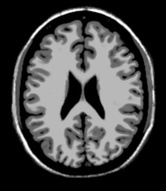
%> input picture HW1/Q5/T1.jpg, 166 x 191 px, shrunk from 460 x 532 before the run
$ octave Q5_Code.m   (GNU Octave 9; MATLAB toolbox functions it lacks are replaced by stand-ins)
%> lines starting %> are read from the running program, lines starting %| are printed output that depends on the picture; in (x1, y1, x2, y2) boxes, pixels count from 0 and x2, y2 are one past the last pixel; in counts of white or black regions, pixels touching at a corner belong together; the program's own positions count from 1
clear; clc;

J1 = double(imread('T1.jpg')); % reading the images
%> J1: size 191x166 double; min 0, max 255, mean 68.4; mean of the top-left, top-right, bottom-left and bottom-right quarters 69.9, 70.4, 67.1, 66.1
J2 = double(imread('T2.jpg'));
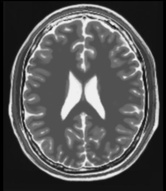
%> input picture HW1/Q5/T2.jpg, 166 x 191 px, shrunk from 460 x 532 before the run
%> J2: size 191x166 double; min 0, max 246, mean 82.7; mean of the top-left, top-right, bottom-left and bottom-right quarters 81.3, 85.8, 81, 82.8
J3 = imrotate(J2, 28.5, 'crop'); % making the rotated image, interpolation method used is 'nearest neighbour'
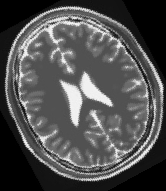
%> J3: size 191x166 double; min 0, max 246, mean 80.3
%% (a) part
imwrite(J3, 'T2_rotated.jpg');
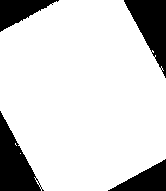
%> saved as T2_rotated.jpg: size 191x166 uint8; 83.3% white; 4 black regions, box (x1, y1, x2, y2) and area: (0, 111, 44, 191) 1747, (124, 0, 166, 78) 1665, (0, 0, 59, 32) 952, (108, 159, 166, 191) 937

%% (b) part
angles = -45:1:45;
NCC = zeros(1,length(angles)); % Normalised Cross Correlation
JE = zeros(1,length(angles)); % Joint Entropy
QMI = zeros(1,length(angles)); % Quadratic Mutual Information
bin_width = 10;

for i = 1:length(angles)
    J4 = imrotate(J3+1, angles(i), 'crop'); % J4 is rotated version of J3 with 1 added to all pixels
    [J1_masked, J4_masked] = get_valid_pixels(J1, J4); % This gives me those pixels from J1 and J4 which are valid, i.e. occupied after rotation
    NCC(i) = get_NCC(J1_masked, J4_masked); % Calculating Correlation Coefficient
%> the run ends on the next line
    norm_joint_hist = get_norm_joint_hist(J1_masked, J4_masked, bin_width); % Calculating normalised joint histogram of the image intensities
% [12 lines not run here, left out]
function [J1_masked, J2_masked] = get_valid_pixels(J1, J2)
    J2 = J2 - 1;
    valid_mask = J2 ~= -1; % Unoccupied points have -1 in them, remove them from calculations
    J1_masked = J1(valid_mask);
    J2_masked = J2(valid_mask);
end

% This function calculates the Correlation Coefficient
function NCC = get_NCC(A,B)
    A_mean = mean(A,'all');
    B_mean = mean(B,'all');
    num = sum((A-A_mean).*(B-B_mean),'all');
    den = sqrt(sum((A-A_mean).^2,'all')*sum((B-B_mean).^2,'all'));
    NCC = abs(num/den);
end

% This function calculates Joint Histogram (Unnormalized) between 2 images
function joint_hist = get_joint_hist(image1, image2, bin_width)
    num_bins = round(255 / bin_width);
    joint_hist = zeros(num_bins, num_bins);
    for x = 1:size(image1, 1)
        for y = 1:size(image1, 2)
            bin_image1 = floor(image1(x, y) / bin_width) + 1;
            bin_image2 = floor(image2(x, y) / bin_width) + 1;
            joint_hist(bin_image1, bin_image2) = joint_hist(bin_image1, bin_image2) + 1;
        end
    end
end

% This function returns Normalised Joint Historgram of 2 images
function norm_joint_hist = get_norm_joint_hist(image1, image2, bin_width)
    joint_hist = get_joint_hist(image1, image2, bin_width);
    norm_joint_hist = joint_hist / sum(joint_hist(:));
end

% This function returns the joint entropy from a normalised joint histogram
function JE = get_JE(norm_joint_hist)
    non_zero_mask = norm_joint_hist ~= 0; % Don't take points where it is zero, otherwise log2 function causes error
    JE = -1*(sum(norm_joint_hist(non_zero_mask).*log2(norm_joint_hist(non_zero_mask)),'all'));
end

% This function calculates QMI from a 2D normalised joint histogram.
% It calculates the marginal histogram (normalised) from the joint one and
% then calculates QMI from them
function QMI = get_QMI(norm_joint_hist)
    num_bins = size(norm_joint_hist, 1);
    hist_image1 = zeros(num_bins, 1);
    hist_image2 = zeros(num_bins, 1);
    % Calculating the marginal histograms
    for x = 1:num_bins
        for y = 1:num_bins
            hist_image1(x) = hist_image1(x) + norm_joint_hist(x, y);
            hist_image2(y) = hist_image2(y) + norm_joint_hist(x, y);
        end
    end
    % Normalising the marginal histograms
    norm_hist_image1 = hist_image1 / sum(hist_image1);
    norm_hist_image2 = hist_image2 / sum(hist_image2);
    QMI = 0;
    % Calculating QMI
    for x = 1:num_bins
        for y = 1:num_bins
            QMI = QMI + (norm_joint_hist(x, y) - norm_hist_image1(x) * norm_hist_image2(y))^2;
        end
    end
end
